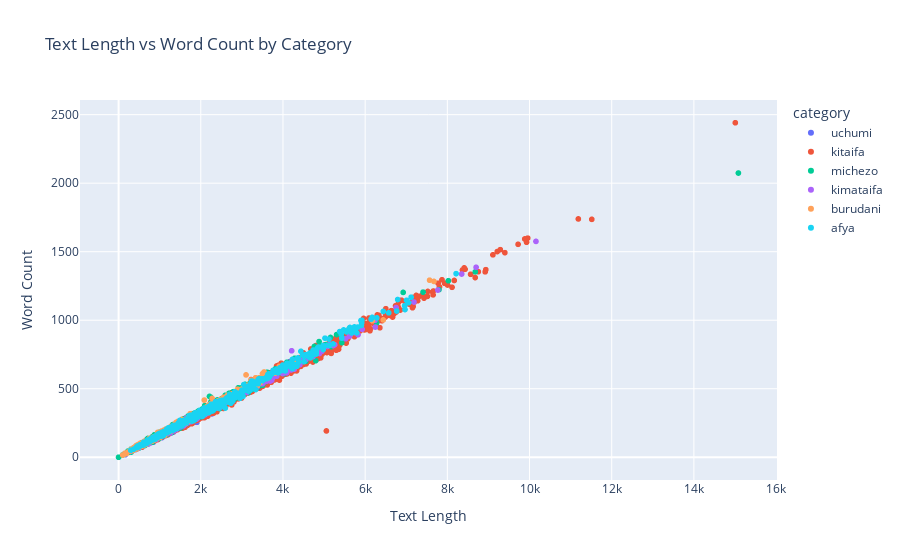

The cell this chart's notebook holds for it:
### Markdown cell above
#### **Text Length vs Word Count by Category**

### Code cell
fig = px.scatter(train_df_copy, x='text_length', y='word_count', color='category',
                 title='Text Length vs Word Count by Category',
                 labels={'text_length': 'Text Length', 'word_count': 'Word Count'})
fig.write_image('text_length_vs_word_count.jpg')

### Figure 1 — Plotly figure (JSON) as saved in the notebook; plotly's stock layout.template omitted (floating-point values rounded to 4 significant figures; data arrays with more than 128 entries replaced by an {"elided": "..."} marker saying what was removed)
{"data": [{"hovertemplate": "category=uchumi<br>Text Length=%{x}<br>Word Count=%{y}<extra></extra>", "legendgroup": "uchumi", "marker": {"color": "#636efa", "symbol": "circle"}, "mode": "markers", "name": "uchumi", "showlegend": true, "type": "scattergl", "x": {"elided": "2028 int values"}, "xaxis": "x", "y": {"elided": "2028 int values"}, "yaxis": "y"}, {"hovertemplate": "category=kitaifa<br>Text Length=%{x}<br>Word Count=%{y}<extra></extra>", "legendgroup": "kitaifa", "marker": {"color": "#EF553B", "symbol": "circle"}, "mode": "markers", "name": "kitaifa", "showlegend": true, "type": "scattergl", "x": {"elided": "10242 int values"}, "xaxis": "x", "y": {"elided": "10242 int values"}, "yaxis": "y"}, {"hovertemplate": "category=michezo<br>Text Length=%{x}<br>Word Count=%{y}<extra></extra>", "legendgroup": "michezo", "marker": {"color": "#00cc96", "symbol": "circle"}, "mode": "markers", "name": "michezo", "showlegend": true, "type": "scattergl", "x": {"elided": "6004 int values"}, "xaxis": "x", "y": {"elided": "6004 int values"}, "yaxis": "y"}, {"hovertemplate": "category=kimataifa<br>Text Length=%{x}<br>Word Count=%{y}<extra></extra>", "legendgroup": "kimataifa", "marker": {"color": "#ab63fa", "symbol": "circle"}, "mode": "markers", "name": "kimataifa", "showlegend": true, "type": "scattergl", "x": {"elided": "1906 int values"}, "xaxis": "x", "y": {"elided": "1906 int values"}, "yaxis": "y"}, {"hovertemplate": "category=burudani<br>Text Length=%{x}<br>Word Count=%{y}<extra></extra>", "legendgroup": "burudani", "marker": {"color": "#FFA15A", "symbol": "circle"}, "mode": "markers", "name": "burudani", "showlegend": true, "type": "scattergl", "x": {"elided": "2229 int values"}, "xaxis": "x", "y": {"elided": "2229 int values"}, "yaxis": "y"}, {"hovertemplate": "category=afya<br>Text Length=%{x}<br>Word Count=%{y}<extra></extra>", "legendgroup": "afya", "marker": {"color": "#19d3f3", "symbol": "circle"}, "mode": "markers", "name": "afya", "showlegend": true, "type": "scattergl", "x": {"elided": "859 int values"}, "xaxis": "x", "y": {"elided": "859 int values"}, "yaxis": "y"}], "layout": {"legend": {"title": {"text": "category"}, "tracegroupgap": 0}, "title": {"text": "Text Length vs Word Count by Category"}, "xaxis": {"anchor": "y", "domain": [0, 1], "title": {"text": "Text Length"}}, "yaxis": {"anchor": "x", "domain": [0, 1], "title": {"text": "Word Count"}}}}
